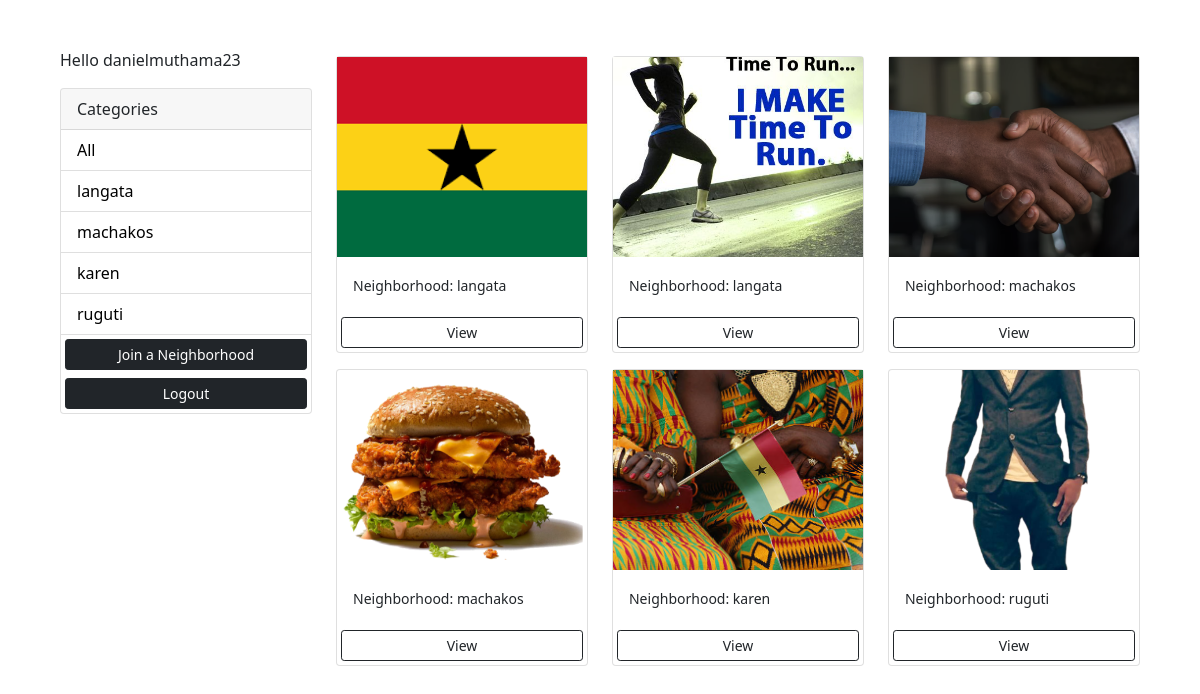
Page / (signed in) on the committed database.
### photos/models.py (models this page shows, shortened)
class Category(models.Model):
    class Meta:
        verbose_name = 'Category'
        verbose_name_plural = 'Categories'
    user = models.ForeignKey(
        User, on_delete=models.SET_NULL, null=True, blank=True)
    name = models.CharField(max_length=100, null=False, blank=False)

class Photo(models.Model):
    class Meta:
        verbose_name = 'Photo'
        verbose_name_plural = 'Photos'
    category = models.ForeignKey(
        Category, on_delete=models.SET_NULL, null=True, blank=True)
    image = models.ImageField(null=False, blank=False)
    description = models.TextField()

### photos/views.py (the view)
# urls.py: path('', views.gallery, name='gallery'),
@login_required(login_url='login')
def gallery(request):
    user = request.user
    category = request.GET.get('category')
    if category == None:
        photos = Photo.objects.filter(category__user=user)
    else:
        photos = Photo.objects.filter(
            category__name=category, category__user=user)
    categories = Category.objects.filter(user=user)
    context = {'categories': categories, 'photos': photos}
    return render(request, 'photos/gallery.html', context)

### photos/templates/photos/gallery.html (shortened to what this page needs)
<!DOCTYPE html>
<html lang="en">
<head>
    <link href="https://cdn.jsdelivr.net/npm/bootstrap@5.0.0-beta1/dist/css/bootstrap.min.css" rel="stylesheet">
</head>
<body class="m-5">
    <div class="container">
        <div class="row">
            <div class="col-md-3">
                {% if request.user.is_authenticated %}
                <p>Hello {{request.user}}</p>
                {% endif %}
                <div class="card">
                    <div class="card-header">
                        Categories
                    </div>
                    <ul class="list-group list-group-flush">
                        <li class="list-group-item">
                            <a href="{% url 'gallery' %}">All</a>
                        </li>
                        {% for category in categories %}
                        <li class=" list-group-item">
                            <a href="{% url 'gallery' %}?category={{category.name}}">
                                {{category.name}}
                            </a>
                        </li>
                        {% endfor %}
                        <a href="{% url 'add' %}" class="btn btn-dark btn-block btn-sm m-1">Join a Neighborhood</a>
                        <a href="{% url 'logout' %}" class="btn btn-dark btn-block btn-sm m-1">Logout</a>
                    </ul>
                </div>
            </div>
            <div class="col-md-9">
                <div class="row">
                    {% for photo in photos %}
                    <div class="col-md-4">
                        <div class="card my-2">
                            <img class="image-thumbail" src="{{photo.image.url}}" alt="Card image cap">
                            <div class="card-body">
                                <small>Neighborhood: {{photo.category.name}}</small>
                            </div>
                            <a href="{% url 'photo' photo.id %}" class="btn btn-outline-dark btn-sm m-1">View</a>
                        </div>
                    </div>
                    {% empty %}
                    <h3>No photos...</h3>
                    {% endfor %}
                </div>
            </div>
        </div>
    </div>
</body>
</html>

### photos/templates/photos/gallery.html (style rules this page uses)
.image-thumbail { height: 200px; object-fit: cover; }
.list-group-item a { text-decoration: none; color: black; }

### rows in the picture
Category: name "langata"
Category: name "machakos"
Category: name "karen"
Category: name "ruguti"
Photo: image (picture), category.name "langata"
Photo: image (picture), category.name "langata"
Photo: image (picture), category.name "machakos"
Photo: image (picture), category.name "machakos"
Photo: image (picture), category.name "karen"
Photo: image (picture), category.name "ruguti"

### other values in the picture
{{ request.user }} "danielmuthama23"
